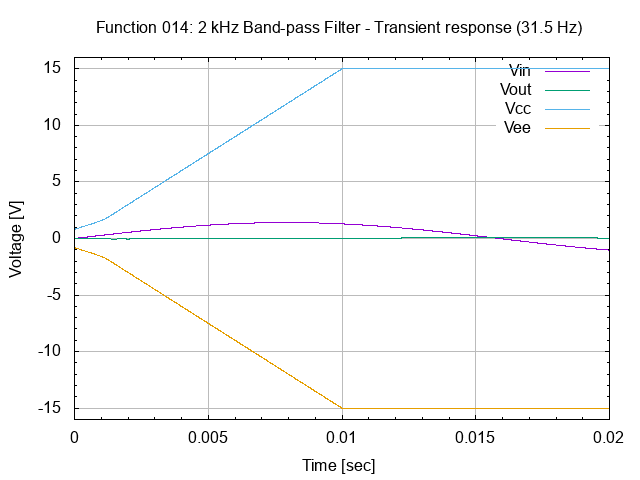

Here is the gnuplot script that generated this plot:
# set terminal
set term png

# set graph
set output "26.014.00.01.03.02.png"
set title "Function 014: 2 kHz Band-pass Filter - Transient response (31.5 Hz)"

# setup Y-axis
set yrange [-16:16]
set grid ytics lt 1 lw 1 lc rgb "#bbbbbb"
set mytics
set ylabel "Voltage [V]"

# setup X-axis
set grid xtics lt 1 lw 1 lc rgb "#bbbbbb"
set mxtics
set xrange [0:0.02]
set xlabel "Time [sec]"

# setup plot style
set style data lines
plot '26.014.00.01.03.dat' using 1:2 title "Vin", \
     '26.014.00.01.03.dat' using 1:3 title "Vout", \
     '26.014.00.01.03.dat' using 1:4 title "Vcc", \
     '26.014.00.01.03.dat' using 1:5 title "Vee"

# set output back to default
set output

# reset terminal type
set terminal pop
